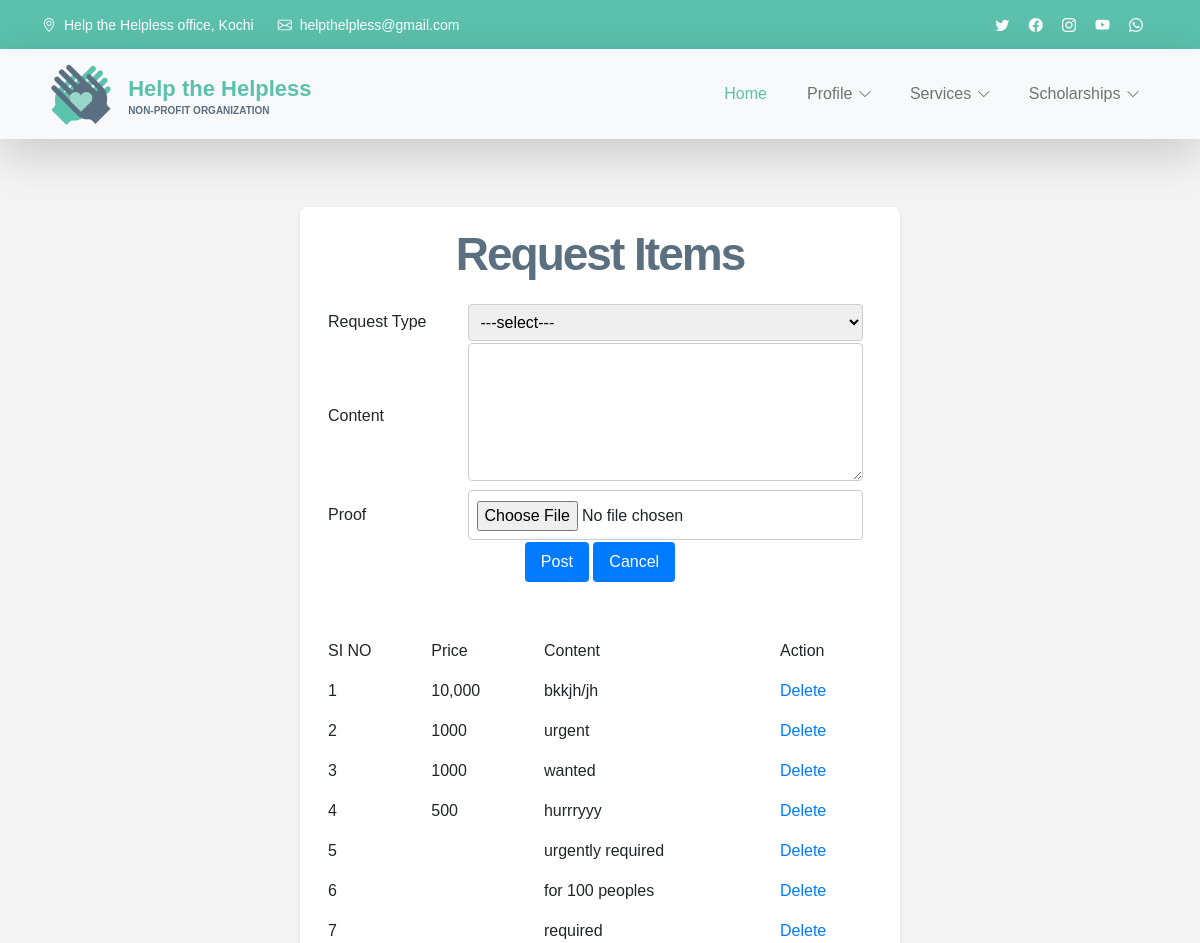
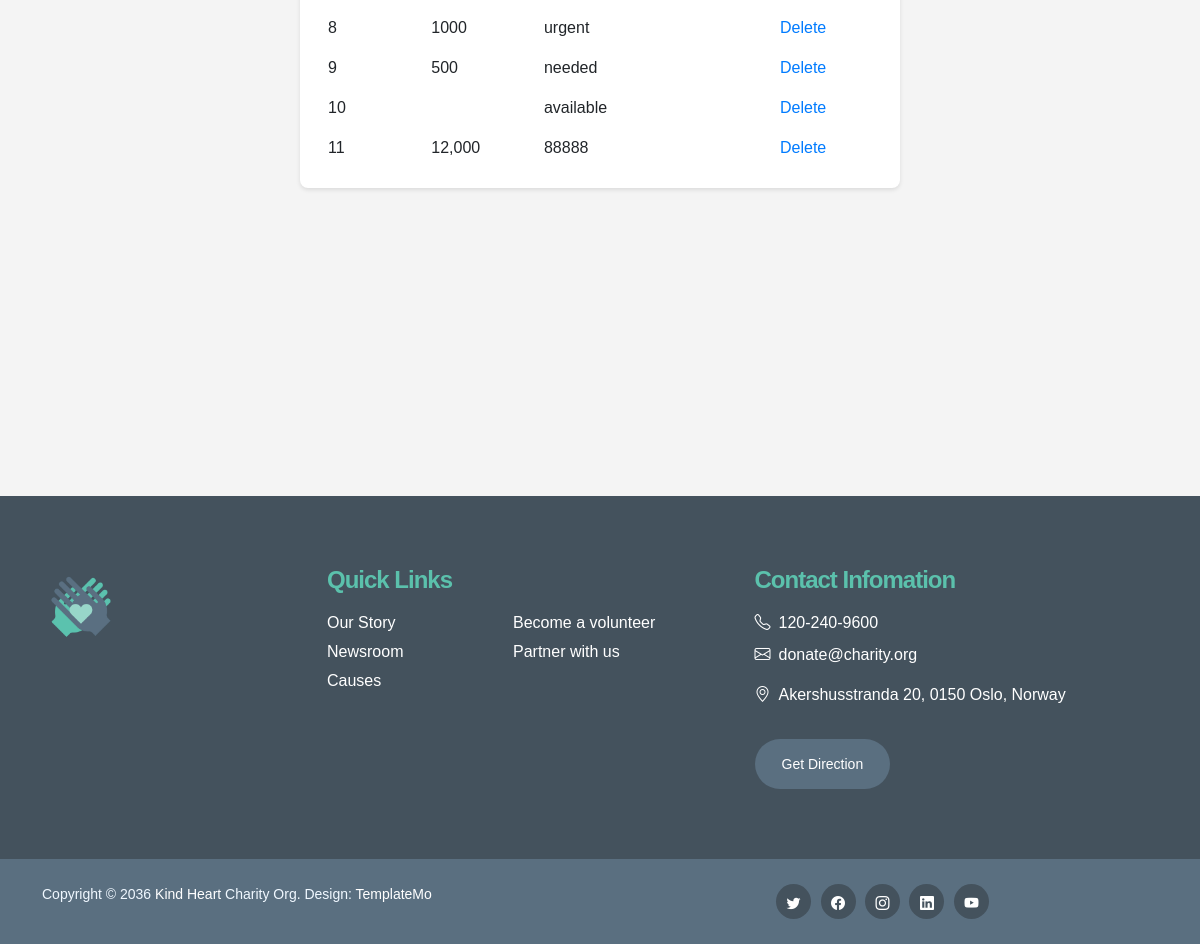
Screenshot of /Organization/reqproduct/ with the database file from the repository (2 pictures, top to bottom).
### Organization/models.py (models this page shows)
class tbl_helprequest(models.Model):
    req_price=models.CharField(max_length=50)
    req_content=models.CharField(max_length=50)
    req_proof=models.FileField(upload_to="Requests/")
    req_request=models.ForeignKey(tbl_request,on_delete=models.CASCADE)
    status=models.CharField(max_length=50,default=0,null=True)

### Organization/views.py (the view)
# urls.py: path('reqproduct/',views.reqproduct,name="reqproduct"),
def reqproduct(request):
    request_data=tbl_request.objects.all()
    rqst1=tbl_helprequest.objects.all()
    if request.method=="POST":
        price=request.POST.get("req_price")
        content=request.POST.get("req_content")
        proof=request.FILES.get("req_proof")
        rqst=tbl_request.objects.get(id=request.POST.get('req_request'))
        tbl_helprequest.objects.create(req_proof=proof,req_content=content,req_price=price,req_request=rqst)
        return render(request,'Organization/Requests.html',{'rqst':request_data,'rqst1': rqst1,'rqst1': rqst1})
    else:
        return render(request,'Organization/Requests.html',{'rqst':request_data,'rqst1': rqst1,'rqst1': rqst1})

### Organization/Templates/Organization/Requests.html (shortened to what this page needs)
{% extends 'Organization/header.html' %}
{% load static %}
{% block content %}
<!DOCTYPE html>
<html lang="en">
<head>
</head>
<body style="font-family: Arial, sans-serif; background-color: #f4f4f4; margin: 0; padding: 0;">
    <div style="max-width: 600px; margin: 20px auto; padding: 20px; background-color: #fff; border-radius: 8px; box-shadow: 0 2px 4px rgba(0, 0, 0, 0.1);">
        <h2 style="text-align: center;">Request Items</h2>
        <form action="" method="post" enctype="multipart/form-data">
            <table style="width: 100%; border-collapse: collapse; margin-top: 20px;">
                <tr>
                    <td style="padding: 8px;">Request Type</td>
                    <td>
                        <select name="req_request" id="req_request" style="width: calc(100% - 16px); padding: 8px; border: 1px solid #ccc; border-radius: 4px;">
                            <option value="">---select---</option>
                        </select>
                    </td>
                </tr>
                <tr>
                    <td style="padding: 8px;">Content</td>
                    <td><textarea name="req_content" id="req_content" cols="30" rows="5" style="width: calc(100% - 16px); padding: 8px; border: 1px solid #ccc; border-radius: 4px;"></textarea></td>
                </tr>
                <tr>
                    <td style="padding: 8px;">Proof</td>
                    <td><input type="file" name="req_proof" id="req_proof" style="width: calc(100% - 16px); padding: 8px; border: 1px solid #ccc; border-radius: 4px; padding-top: 10px;"></td>
                </tr>
                <tr>
                    <td colspan="2" align="center">
                        <input type="submit" value="Post" style="padding: 8px 16px; border: none; border-radius: 4px; background-color: #007bff; color: #fff; cursor: pointer;">
                        <input type="reset" value="Cancel" style="padding: 8px 16px; border: none; border-radius: 4px; background-color: #007bff; color: #fff; cursor: pointer;">
                    </td>
                </tr>
            </table>
        </form>
        <br><br>
        <table style="width: 100%; border-collapse: collapse;">
            <tr>
                <td style="padding: 8px;">SI NO</td>
                <td style="padding: 8px;">Price</td>
                <td style="padding: 8px;">Content</td>
                <td style="padding: 8px;">Action</td>
            </tr>
            {% for i in rqst1 %}
            <tr>
                <td style="padding: 8px;">{{forloop.counter}}</td>
                <td style="padding: 8px;">{{i.req_price}}</td>
                <td style="padding: 8px;">{{i.req_content}}</td>
                <td style="padding: 8px;"><a href="#" style="text-decoration: none; color: #007bff;">Delete</a></td>
            </tr>
            {% endfor %}
        </table>
    </div>
</body>
</html>
{% endblock content %}

### Guest/static/Main/css/templatemo-kind-heart-charity.css (style rules this page uses)
:root { --white-color: #ffffff; --primary-color: #5bc1ac; --secondary-color: #5a6f80; --section-bg-color: #f0f8ff; --site-footer-bg-color: #44525d; --custom-btn-bg-color: #597081; --custom-btn-bg-hover-color: #5bc1ac; --dark-color: #000000; --p-color: #717275; --border-color: #e9eaeb; --body-font-family: 'Metropolis', sans-serif; --h1-font-size: 52px; --h2-font-size: 46px; --h3-font-size: 32px; --h4-font-size: 28px; --h5-font-size: 24px; --h6-font-size: 22px; --p-font-size: 16px; --btn-font-size: 18px; --copyright-font-size: 14px; --border-radius-large: 100px; --border-radius-medium: 20px; --border-radius-small: 10px; --font-weight-light: 300; --font-weight-normal: 400; --font-weight-semibold: 600; --font-weight-bold: 700; }
body { background-color: var(--white-color); font-family: var(--body-font-family); }
h2, h3, h4, h5, h6 { color: var(--dark-color); }
h1, h2, h3, h4, h5, h6 { font-weight: var(--font-weight-semibold); letter-spacing: -1px; }
h2 { color: var(--secondary-color); font-size: var(--h2-font-size); letter-spacing: -2px; }
a, button { touch-action: manipulation; transition: all 0.3s; }
a { color: var(--p-color); text-decoration: none; }

### rows the page displays
tbl_helprequest: req_price "10,000", req_content "bkkjh/jh"
tbl_helprequest: req_price "1000", req_content "urgent"
tbl_helprequest: req_price "1000", req_content "wanted"
tbl_helprequest: req_price "500", req_content "hurrryyy"
tbl_helprequest: req_content "urgently required"
tbl_helprequest: req_content "for 100 peoples"
tbl_helprequest: req_content "required"
tbl_helprequest: req_price "1000", req_content "urgent"
tbl_helprequest: req_price "500", req_content "needed"
tbl_helprequest: req_content "available"
tbl_helprequest: req_price "12,000", req_content "88888"
